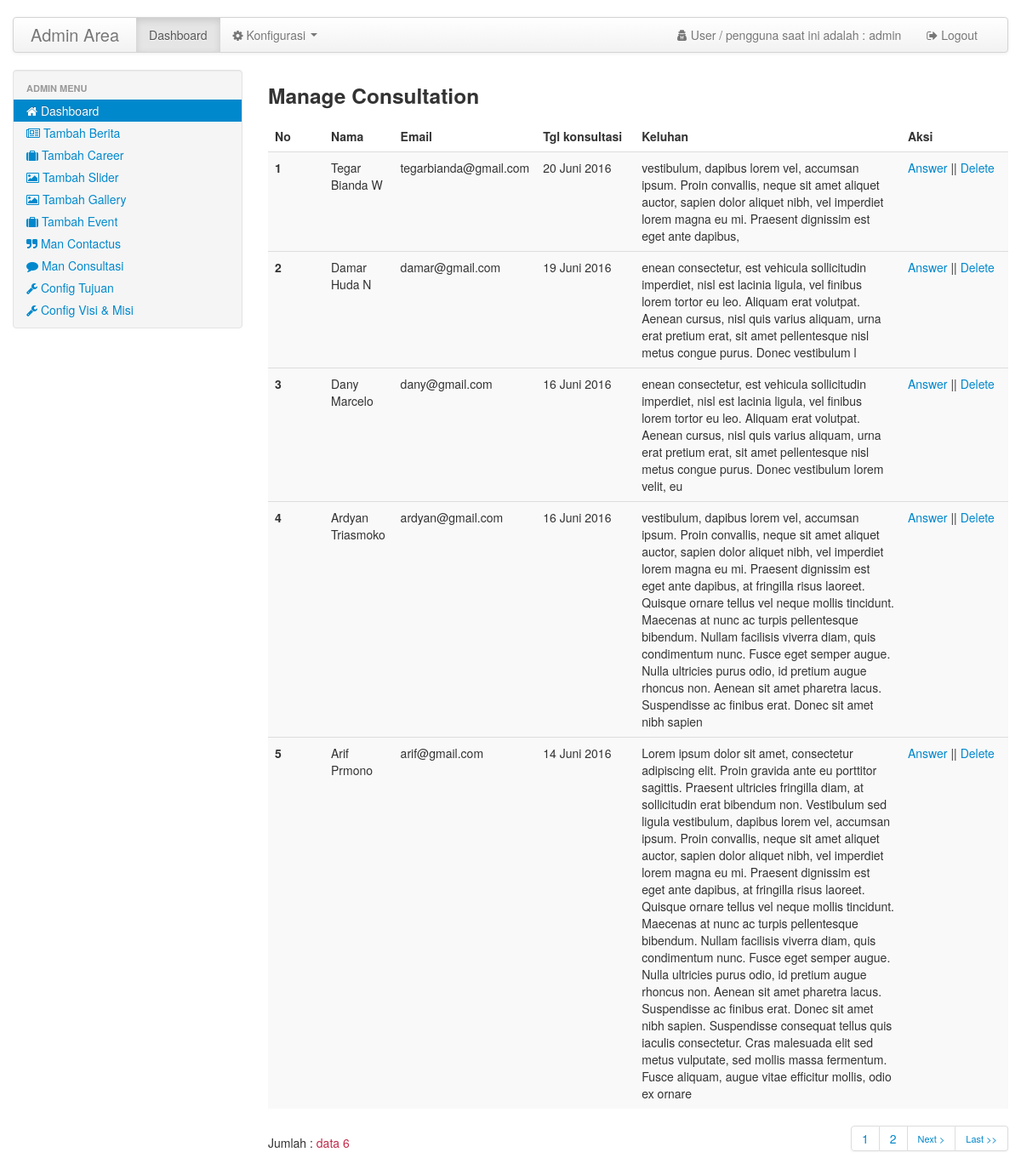
Page /adm_alrahma/homeadmin.php?pg=mantestimoni (signed in) on the committed database.
### tables this page shows
CREATE TABLE IF NOT EXISTS `tujuan` (
`id_tujuan` int(10) NOT NULL,
  `ket_tujuan` text NOT NULL
);

CREATE TABLE IF NOT EXISTS `visimisi` (
`id_visimisi` int(100) NOT NULL,
  `ket_visimisi` text NOT NULL
);

CREATE TABLE IF NOT EXISTS `testimoni` (
`id_testimoni` int(100) NOT NULL,
  `nama_testi` varchar(20) NOT NULL,
  `email` varchar(30) NOT NULL,
  `keluhan_testi` text NOT NULL,
  `no_telp_testi` varchar(20) NOT NULL,
  `tgl_testi` datetime NOT NULL
);

### config/config.php (called while the page is built, shortened)
<?php
$base_url 	="http://localhost/Alrahma/";
?>

### libs/funct/library_function.php (called while the page is built, shortened)
<?php include "config/koneksi.php";
function tgl_indo($tgl){
    $tanggal = substr($tgl,8,2);
    $bulan   = getBulan(substr($tgl,5,2));
    $tahun   = substr($tgl,0,4);
    return $tanggal.' '.$bulan.' '.$tahun;
}
function getBulan($bln){
    switch ($bln){
        case 6:
            return "Juni";
        break;
    }
}
?>

### adm_alrahma/pages/mantestimoni.php (the view)
<div>
  <h3>Manage Consultation</h3>
</div>
<div>
  <table width="100%" border="0" cellspacing="0" cellpadding="0" class="table table-striped">
    <thead>
      <tr>
        <th>No</th>
        <th>Nama</th>
        <th>Email</th>
        <th>Tgl konsultasi</th>
        <th>Keluhan</th>
        <th>Aksi</th>
      </tr>
    </thead>
    <?php
      include "../libs/funct/paging.php";
      include "../libs/funct/library_function.php";
      $p= new Paging_mantestimoni;
      $batas=5;
      $posisi=$p->cariPosisi($batas);
      $no=1+$posisi;
      $getconsul = mysqli_query($con,"SELECT * FROM testimoni ORDER BY id_testimoni DESC LIMIT $posisi, $batas");
      while ($res = mysqli_fetch_array($getconsul)) {
    ?>
    <tbody>
      <tr>
          <th width="50"><?php echo $no;?></td>
          <td><?php echo $res['nama_testi'];?></td>
          <td><?php echo $res['email'];?></td>
          <td width="100"><?php echo tgl_indo($res['tgl_testi']);?></td>
          <td><?php echo $res['keluhan_testi'];?></td>
          <td width="110">
              <a href="homeadmin.php?pg=answertesti&id=<?php echo $res['id_testimoni'];?>"><i></i> Answer</a> ||
              <a href="proses/proses_testi.php?act=deletetesti&id=<?php echo $res['id_testimoni'];?>"><i></i> Delete </a>
          </td>
          <?php $no++; } ?>
      </tr>
    </tbody>
  </table>
</div>
<?php
  $tampil2 =mysqli_query($con,"select * from testimoni");
  $jmldata =mysqli_num_rows($tampil2);
  echo " <div class='main-wrapperpagging'>
            <div>Jumlah : <span class='datecolor'>data $jmldata </span></div>
         </div>";
   ?>
  <div class='main-containernav'>
    <div class='inner-nav-link'>
        <div class='pagination'>
            <ul>
            <?php
                $jmlhalaman   = $p->jumlahHalaman($jmldata, $batas);
                $linkHalaman  = $p->navHalaman($_GET['halaman'], $jmlhalaman);
                echo  $linkHalaman;
            ?>
            </ul>
        </div>
    </div>
  </div>

### adm_alrahma/homeadmin.php (shortened to what this page needs)
<?php session_start();
include("../config/config.php");
?>
<!DOCTYPE html>
<html lang="en">
<head>
	<link href="<?php echo $base_url;?>adm_alrahma/css/bootstrap.css" rel="stylesheet">
	<link href="<?php echo $base_url;?>adm_alrahma/css/bootstrap-responsive.min.css" rel="stylesheet">
	<link href="<?php echo $base_url;?>adm_alrahma/css/site.css" rel="stylesheet">
	<link href="css/paging.css" rel="stylesheet">
	<link href="css/bootstrap-datepicker.css" rel="stylesheet">
	<link href="<?php echo $base_url;?>adm_alrahma/js/jquery.dataTables.css" type="text/css" rel="stylesheet">
	<link rel="stylesheet" href="css/font-awesome-4.6.3/css/font-awesome.min.css">
	</head>
<body>
<div class="container">
	<div class="navbar">
		<div class="navbar-inner">
				<a class="brand" href="#">Admin Area</a>
				<div class="nav-collapse">
					<ul class="nav">
						<li class="active">
							<a href="homeadmin.php">Dashboard</a>
						</li>
                        <li class="dropdown">
                        	<a href="" class="dropdown-toggle" data-toggle="dropdown"><i class="fa fa-cog"></i> Konfigurasi <b class="caret"></b></a>
						</li>
					</ul>
					<ul class="nav pull-right">
						<li>
							<a href=""><i class="fa fa-user-secret"></i> User / pengguna saat ini adalah : <?php echo $_SESSION['username']; ?></a>
						</li>
						<li>
							<a href="auth/logout.php"  onclick="return confirm('Anda yakin ingin keluar sistem !!');"><i class="fa fa-sign-out"></i> Logout</a>
						</li>
					</ul>
				</div>
		</div>
	</div>
	<div class="row">
		<div class="span3">
			<div class="well" style="padding: 8px 0;">
				<ul class="nav nav-list">
					<li class="nav-header">Admin Menu</li>
					<li class="active">
						<a href="homeadmin.php?pg=dashboard"><i class="fa fa-home"></i> Dashboard</a>
					</li>
					<li>
					  	<a href="homeadmin.php?pg=news"><i class="fa fa-newspaper-o"></i> Tambah Berita</a>
					</li>
					<li>
					  	<a href="homeadmin.php?pg=career"><i class="fa fa-suitcase"></i> Tambah Career</a>
					</li>
         			<li>
				 	 	<a href="homeadmin.php?pg=slider"><i class="fa fa-picture-o"></i> Tambah Slider</a>
					</li>
					<li>
				 	 	<a href="homeadmin.php?pg=gallery"><i class="fa fa-picture-o"></i> Tambah Gallery</a>
					</li>
					<li>
				 	 	<a href="homeadmin.php?pg=event"><i class="fa fa-suitcase"></i> Tambah Event</a>
					</li>
					 <li>
				 	 	<a href="homeadmin.php?pg=contactus"><i class="fa fa-quote-right"></i> Man Contactus</a>
					</li>
					 <li>
				 	 	<a href="homeadmin.php?pg=mantestimoni"><i class="fa fa-comment"></i> Man Consultasi</a>
					</li>
					<li>
						<?php $rw=mysqli_query($con,"SELECT * FROM tujuan"); while($s=mysqli_fetch_array($rw)) { ?>
						<a href="homeadmin.php?pg=tujuan&id=<?php echo $s['id_tujuan']; ?>"><i class="fa fa-wrench"></i> Config Tujuan</a>
	 	 				<?php } ?>
					</li>
					<li>
						<?php $rw=mysqli_query($con,"SELECT * FROM visimisi"); while($s=mysqli_fetch_array($rw)) { ?>
	 	 				<a href="homeadmin.php?pg=visimisi&id=<?php echo $s['id_visimisi']; ?>"><i class="fa fa-wrench"></i> Config Visi & Misi </a>
	 	 				<?php } ?>
					</li>
				</ul>
			</div>
		</div>
		<div class="span9">
			<?php  include "libs/conf_pageadmn.php";?>
	  	</div>
	</div>
</body>
</html>

### adm_alrahma/css/site.css (style rules this page uses)
body { padding-top:20px; padding-bottom:20px; }
.navbar { position: relative; z-index: 2; margin-bottom: 20px; overflow: visible; color: #777777; }
.navbar-inner { min-height: 40px; padding-right: 20px; padding-left: 20px; background-color: #fafafa; background-image: -moz-linear-gradient(top, #ffffff, #f2f2f2); background-image: -webkit-gradient(linear, 0 0, 0 100%, from(#ffffff), to(#f2f2f2)); background-image: -webkit-linear-gradient(top, #ffffff, #f2f2f2); background-image: -o-linear-gradient(top, #ffffff, #f2f2f2); background-image: linear-gradient(to bottom, #ffffff, #f2f2f2); background-repeat: repeat-x; border: 1px solid #d4d4d4; -webkit-border-radius: 4px; -moz-border-radius: 4px; border-radius: 4px; filter: progid:DXImageTransform.Microsoft.gradient(startColorstr='#ffffffff', endColorstr='#fff2f2f2', GradientType=0); *zoom: 1; -webkit-box-shadow: 0 1px 4px rgba(0, 0, 0, 0.065); -moz-box-shadow: 0 1px 4px rgba(0, 0, 0, 0.065); box-shadow: 0 1px 4px rgba(0, 0, 0, 0.065); }
.navbar-inner:before, .navbar-inner:after { display: table; line-height: 0; content: ""; }
.navbar-inner:after { clear: both; }
.navbar .brand { display: block; float: left; padding: 10px 20px 10px; margin-left: -20px; font-size: 20px; font-weight: 200; color: #777777; text-shadow: 0 1px 0 #ffffff; }

### adm_alrahma/css/paging.css (style rules this page uses)
.main-wrapperpagging { display: inline-block; margin-top: 10px; }
.main-containernav { margin-top: -48px; }
.main-containernav .inner-nav-link { float: right; display: block; }
a { color: #0088cc; text-decoration: none; }
.datecolor { color: #c2294a; }
ul { padding: 0; }
.pagination { height: 36px; margin: 18px 0; }
.pagination ul { display: inline-block; *display: inline; *zoom: 1; margin-left: 0; margin-bottom: 0; -webkit-border-radius: 3px; -moz-border-radius: 3px; border-radius: 3px; -webkit-box-shadow: 0 1px 2px rgba(0, 0, 0, 0.05); -moz-box-shadow: 0 1px 2px rgba(0, 0, 0, 0.05); box-shadow: 0 1px 2px rgba(0, 0, 0, 0.05); }

### rows in the picture
testimoni: nama_testi "Tegar Bianda W", email "tegarbianda@gmail.com", tgl_testi "20 Juni 2016", keluhan_testi "vestibulum, dapibus lorem vel, accumsan ipsum. Proin convallis, neque sit amet aliquet auctor, sapien dolor aliquet nibh, vel imperdiet lorem magna eu mi. Praesent dignissim est eget ante dapibus,"
testimoni: nama_testi "Damar Huda N", email "damar@gmail.com", tgl_testi "19 Juni 2016", keluhan_testi "enean consectetur, est vehicula sollicitudin imperdiet, nisl est lacinia ligula, vel finibus lorem tortor eu leo. Aliquam erat volutpat. Aenean cursus, nisl quis varius aliquam, urna erat pretium erat, sit amet pellentesque nisl metus congue purus. Donec vestibulum l"
testimoni: nama_testi "Dany Marcelo", email "dany@gmail.com", tgl_testi "16 Juni 2016", keluhan_testi "enean consectetur, est vehicula sollicitudin imperdiet, nisl est lacinia ligula, vel finibus lorem tortor eu leo. Aliquam erat volutpat. Aenean cursus, nisl quis varius aliquam, urna erat pretium erat, sit amet pellentesque nisl metus congue purus. Donec vestibulum lorem velit, eu"
testimoni: nama_testi "Ardyan Triasmoko", email "ardyan@gmail.com", tgl_testi "16 Juni 2016", keluhan_testi "vestibulum, dapibus lorem vel, accumsan ipsum. Proin convallis, neque sit amet aliquet auctor, sapien dolor aliquet nibh, vel imperdiet lorem magna eu mi. Praesent dignissim est eget ante dapibus, at fringilla risus laoreet. Quisque ornare tellus vel neque mollis tincidunt. Maecenas at nunc ac turpis pellentesque bibendum. Nullam facilisis viverra diam, quis condimentum nunc. Fusce eget semper augue. Nulla ultricies purus odio, id pretium augue rhoncus non. Aenean sit amet pharetra lacus. Suspendisse ac finibus erat. Donec sit amet nibh sapien"
testimoni: nama_testi "Arif Prmono", email "arif@gmail.com", tgl_testi "14 Juni 2016", keluhan_testi "Lorem ipsum dolor sit amet, consectetur adipiscing elit. Proin gravida ante eu porttitor sagittis. Praesent ultricies fringilla diam, at sollicitudin erat bibendum non. Vestibulum sed ligula vestibulum, dapibus lorem vel, accumsan ipsum. Proin convallis, neque sit amet aliquet auctor, sapien dolor aliquet nibh, vel imperdiet lorem magna eu mi. Praesent dignissim est eget ante dapibus, at fringilla risus laoreet. Quisque ornare tellus vel neque mollis tincidunt. Maecenas at nunc ac turpis pellentesque bibendum. Nullam facilisis viverra diam, quis condimentum nunc. Fusce eget semper augue. Nulla ultricies purus odio, id pretium augue rhoncus non. Aenean sit amet pharetra lacus. Suspendisse ac…"

### other values in the picture
$_SESSION['username'] "admin"
$jmldata "6"
